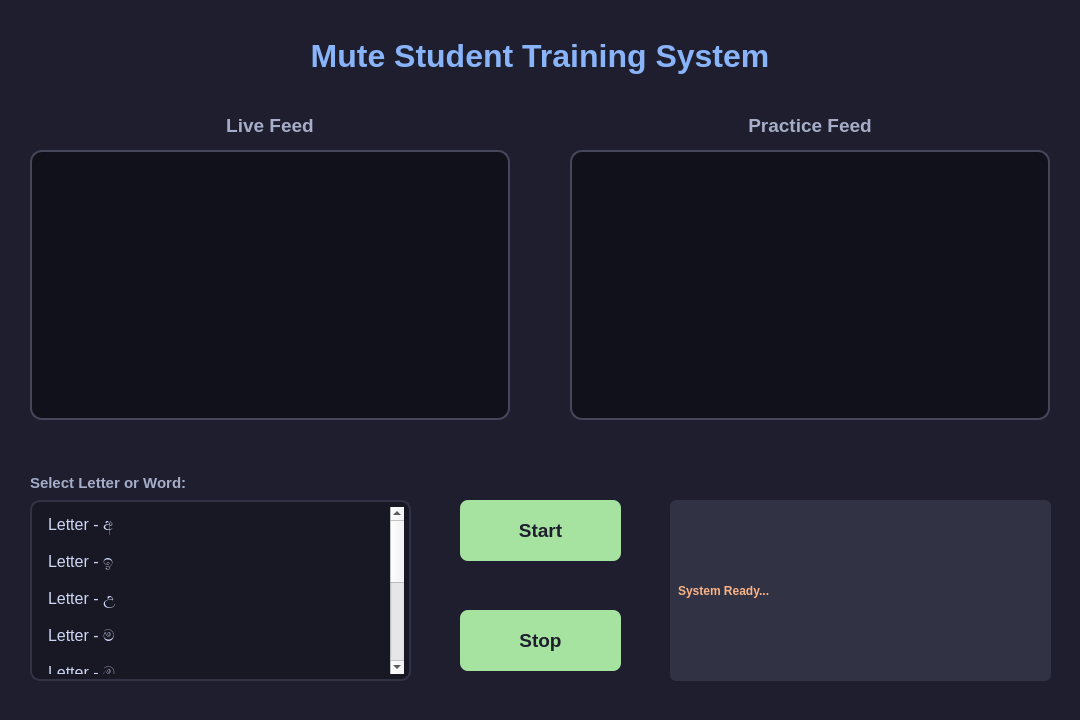
<?xml version="1.0" encoding="UTF-8"?>
<ui version="4.0">
 <class>Dialog</class>
 <widget class="QDialog" name="Dialog">
  <property name="geometry">
   <rect>
    <x>0</x>
    <y>0</y>
    <width>1080</width>
    <height>720</height>
   </rect>
  </property>
  <property name="windowTitle">
   <string>Mute Student Training System</string>
  </property>
  <property name="styleSheet">
   <string notr="true">
    /* --- Main Window Background --- */
    QDialog {
        background-color: #1e1e2e; /* Dark Blue/Grey */
        color: #cdd6f4;
        font-family: &quot;Segoe UI&quot;, sans-serif;
    }

    /* --- Video Feeds (The Labels) --- */
    QLabel#Live_video, QLabel#practis_vid {
        background-color: #11111b; 
        border: 2px solid #45475a; 
        border-radius: 12px;       
    }

    /* --- Topic Title --- */
    QLabel#topic {
        color: #89b4fa; /* Soft Blue */
        font-weight: bold;
    }

    /* --- Main Button --- */
    QPushButton {
        background-color: #a6e3a1; /* Green Accent */
        color: #1e1e2e;            /* Dark text */
        border-radius: 8px;
        font-weight: bold;
        font-size: 14pt;
        border: none;
    }
    QPushButton:hover {
        background-color: #94e2d5; /* Teal on hover */
    }
    QPushButton:pressed {
        background-color: #89b4fa; /* Blue on click */
        padding-top: 2px;          
    }

    /* --- List Widget (The Selection List) --- */
    QListWidget {
        background-color: #181825;
        border: 2px solid #313244;
        border-radius: 10px;
        color: #cdd6f4;
        padding: 5px;
        font-size: 12pt;
        outline: 0; /* Removes dotted line on focus */
    }
    QListWidget::item {
        padding: 8px;
        border-radius: 5px;
        margin-bottom: 2px;
    }
    QListWidget::item:hover {
        background-color: #313244;
    }
    QListWidget::item:selected {
        background-color: #89b4fa; /* Blue selection */
        color: #1e1e2e;            /* Dark text on selection */
        font-weight: bold;
    }

    /* --- Status Label --- */
    QLabel#Display_status {
        background-color: #313244;
        color: #fab387; /* Peach/Orange text */
        border-radius: 6px;
        padding: 5px;
        font-weight: bold;
        qproperty-alignment: AlignCenter;
    }
   </string>
  </property>
  <widget class="QLabel" name="topic">
   <property name="geometry">
    <rect>
     <x>0</x>
     <y>30</y>
     <width>1080</width>
     <height>51</height>
    </rect>
   </property>
   <property name="font">
    <font>
     <family>Segoe UI</family>
     <pointsize>24</pointsize>
     <weight>75</weight>
     <bold>true</bold>
    </font>
   </property>
   <property name="text">
    <string>Mute Student Training System</string>
   </property>
   <property name="alignment">
    <set>Qt::AlignCenter</set>
   </property>
  </widget>
  <widget class="QLabel" name="Live_video">
   <property name="geometry">
    <rect>
     <x>30</x>
     <y>150</y>
     <width>480</width>
     <height>270</height>
    </rect>
   </property>
   <property name="text">
    <string/>
   </property>
   <property name="pixmap">
    <pixmap>camara_not_working.jpg</pixmap>
   </property>
   <property name="scaledContents">
    <bool>true</bool>
   </property>
   <property name="alignment">
    <set>Qt::AlignCenter</set>
   </property>
  </widget>
  <widget class="QLabel" name="practis_vid">
   <property name="geometry">
    <rect>
     <x>570</x>
     <y>150</y>
     <width>480</width>
     <height>270</height>
    </rect>
   </property>
   <property name="text">
    <string/>
   </property>
   <property name="pixmap">
    <pixmap>camara_not_working.jpg</pixmap>
   </property>
   <property name="scaledContents">
    <bool>true</bool>
   </property>
   <property name="alignment">
    <set>Qt::AlignCenter</set>
   </property>
  </widget>
  <widget class="QPushButton" name="pushButton">
   <property name="geometry">
    <rect>
     <x>460</x>
     <y>500</y>
     <width>161</width>
     <height>61</height>
    </rect>
   </property>
   <property name="cursor">
    <cursorShape>PointingHandCursor</cursorShape>
   </property>
   <property name="text">
    <string>Start</string>
   </property>
  </widget>
  <widget class="QListWidget" name="letter_list">
   <property name="geometry">
    <rect>
     <x>30</x>
     <y>500</y>
     <width>381</width>
     <height>181</height>
    </rect>
   </property>
   <item>
    <property name="text">
     <string>Letter - අ</string>
    </property>
   </item>
   <item>
    <property name="text">
     <string>Letter - ඉ</string>
    </property>
   </item>
   <item>
    <property name="text">
     <string>Letter - උ</string>
    </property>
   </item>
   <item>
    <property name="text">
     <string>Letter - ම</string>
    </property>
   </item>
   <item>
    <property name="text">
     <string>Letter - ඔ</string>
    </property>
   </item>
   <item>
    <property name="text">
     <string>Letter - ච</string>
    </property>
   </item>
   <item>
    <property name="text">
     <string>Word - අම්මා</string>
    </property>
   </item>
   <item>
    <property name="text">
     <string>Word - ගස</string>
    </property>
   </item>
   <item>
    <property name="text">
     <string>Word - මල</string>
    </property>
   </item>
  </widget>
  <widget class="QLabel" name="label_list_title">
   <property name="geometry">
    <rect>
     <x>30</x>
     <y>470</y>
     <width>200</width>
     <height>25</height>
    </rect>
   </property>
   <property name="styleSheet">
    <string>color: #a6adc8; font-size: 11pt; font-weight: bold;</string>
   </property>
   <property name="text">
    <string>Select Letter or Word:</string>
   </property>
  </widget>
  <widget class="QLabel" name="Display_status">
   <property name="geometry">
    <rect>
     <x>670</x>
     <y>500</y>
     <width>381</width>
     <height>181</height>
    </rect>
   </property>
   <property name="font">
    <font>
     <weight>75</weight>
     <bold>true</bold>
    </font>
   </property>
   <property name="text">
    <string>System Ready...</string>
   </property>
  </widget>
  <widget class="QLabel" name="label_1">
   <property name="geometry">
    <rect>
     <x>30</x>
     <y>110</y>
     <width>480</width>
     <height>31</height>
    </rect>
   </property>
   <property name="styleSheet">
    <string>color: #a6adc8; font-size: 14pt; font-weight: bold;</string>
   </property>
   <property name="text">
    <string>Live Feed</string>
   </property>
   <property name="alignment">
    <set>Qt::AlignCenter</set>
   </property>
  </widget>
  <widget class="QLabel" name="label_2">
   <property name="geometry">
    <rect>
     <x>570</x>
     <y>110</y>
     <width>480</width>
     <height>31</height>
    </rect>
   </property>
   <property name="styleSheet">
    <string>color: #a6adc8; font-size: 14pt; font-weight: bold;</string>
   </property>
   <property name="text">
    <string>Practice Feed</string>
   </property>
   <property name="alignment">
    <set>Qt::AlignCenter</set>
   </property>
  </widget>
  <widget class="QPushButton" name="stopBtn">
   <property name="geometry">
    <rect>
     <x>460</x>
     <y>610</y>
     <width>161</width>
     <height>61</height>
    </rect>
   </property>
   <property name="cursor">
    <cursorShape>PointingHandCursor</cursorShape>
   </property>
   <property name="text">
    <string>Stop</string>
   </property>
  </widget>
 </widget>
 <resources/>
 <connections/>
</ui>
